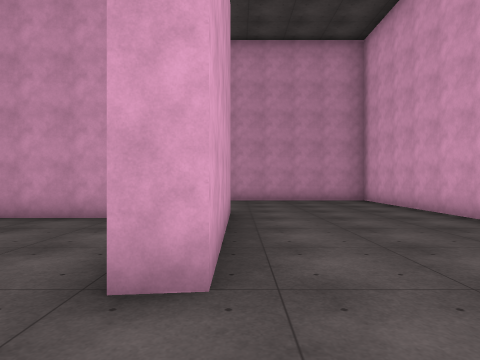
View 1 (above)

24 first-person views from a walk through a 3-D level made in the Unity game engine. The camera is 1.4 m above the floor, looks level and sees 75° across. The floor is counted in squares, 2 m on a side. Each view is taken from the middle of a square. On the plan, view 1 faces up. The plan holds only what a view shows up to about 10 squares ahead; the rest is blank. The place goes on beyond the plan. The player character is not drawn. Surface patterns are stand-ins for the level's own textures.

View 2
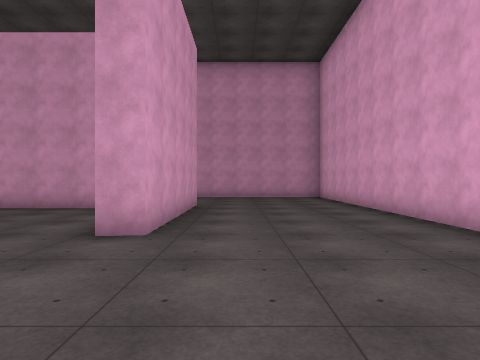

View 3
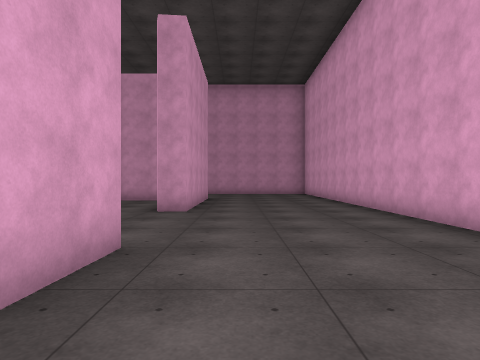

View 4
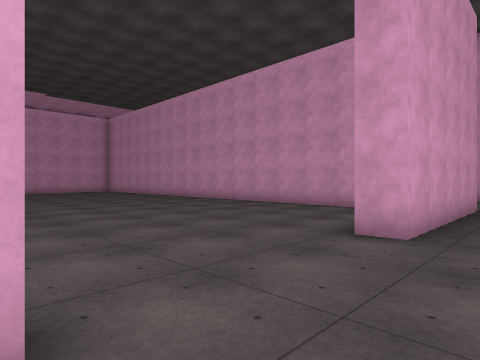

View 5
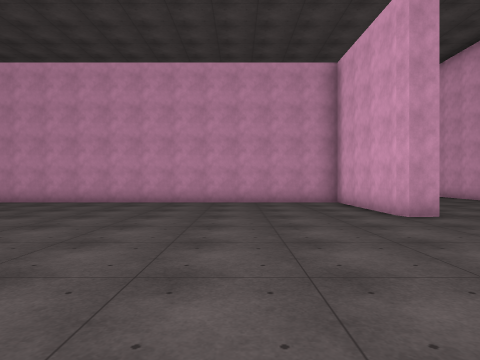

View 6
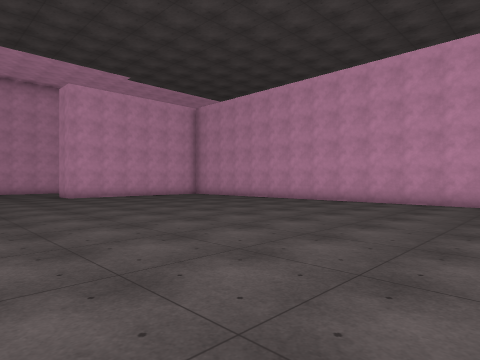

View 7
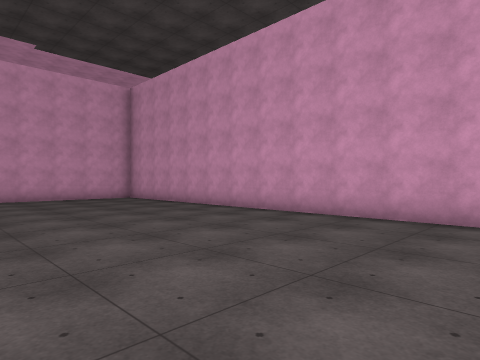

View 8
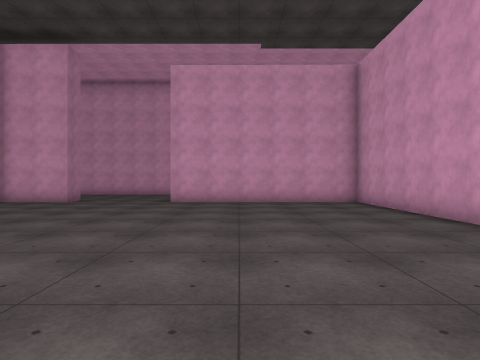

View 9
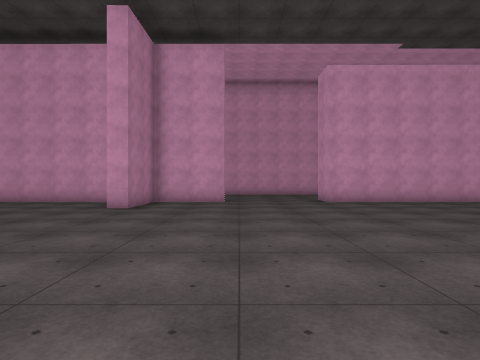

View 10
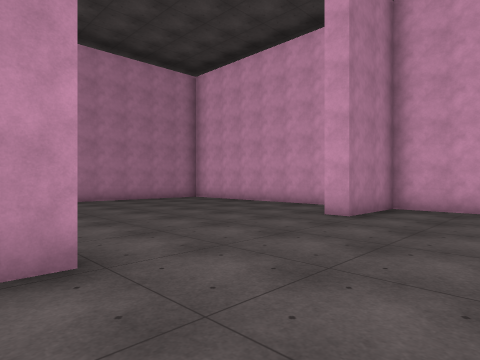

View 11
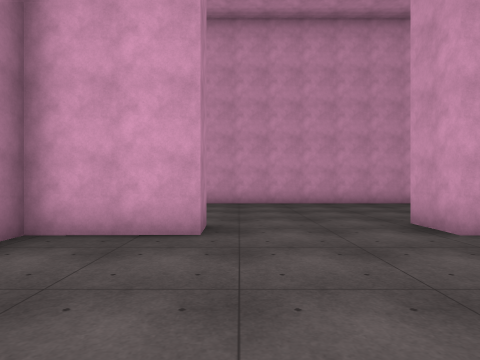

View 12
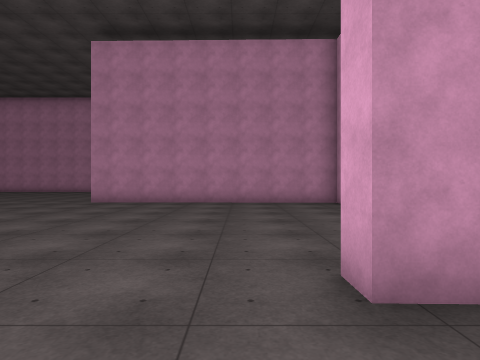

View 13
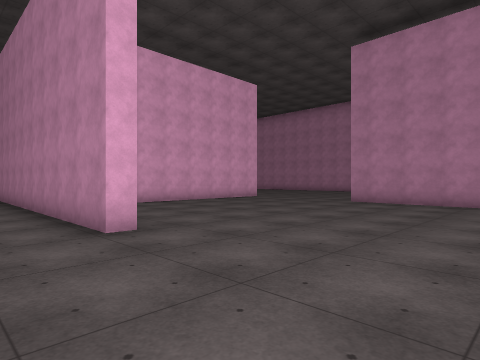

View 14
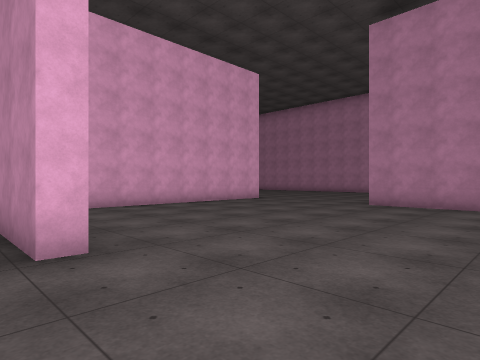

View 15
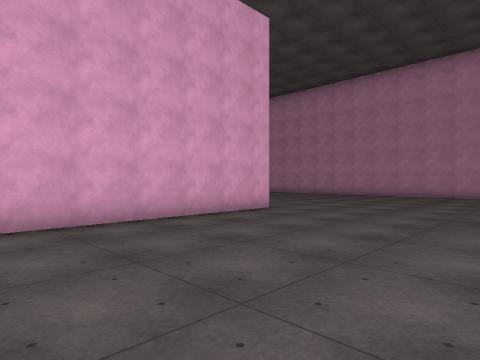

View 16
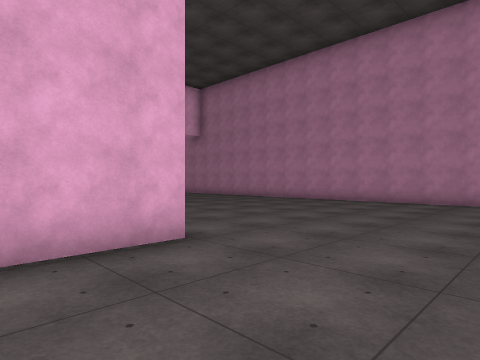

View 17
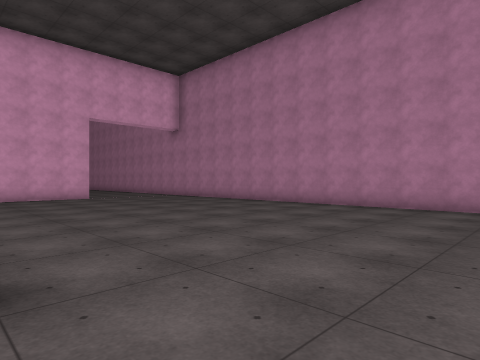

View 18
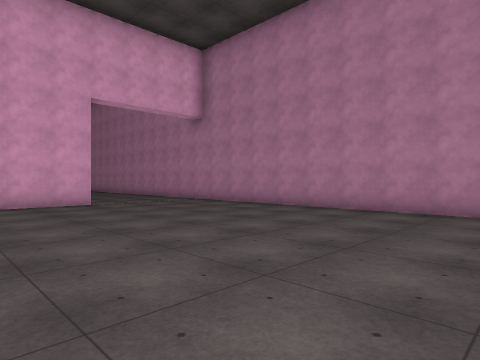

View 19
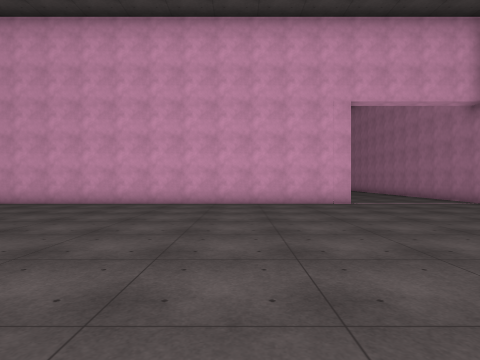

View 20
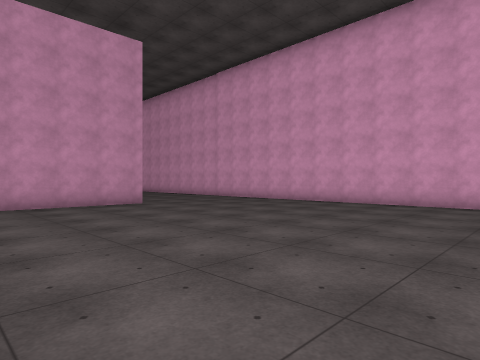

View 21
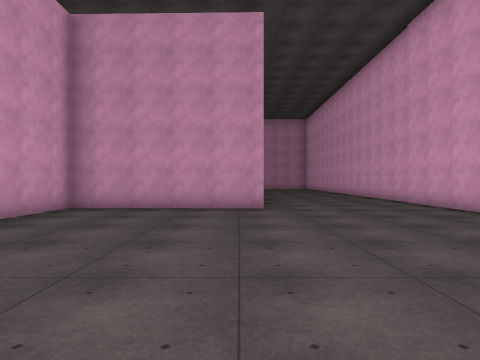

View 22
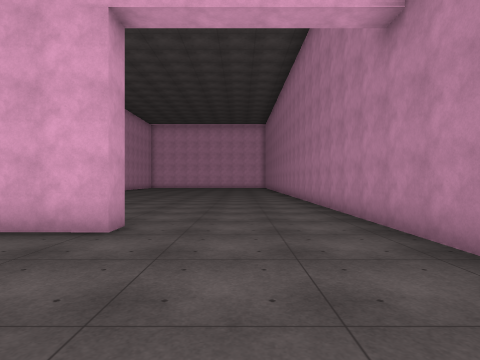

View 23
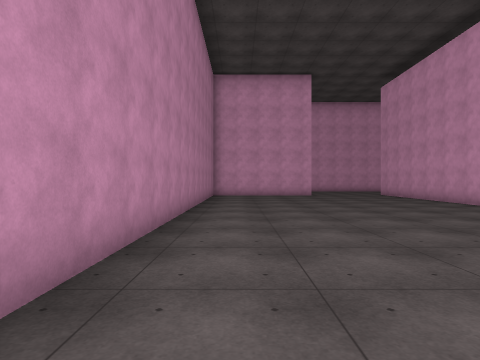

View 24
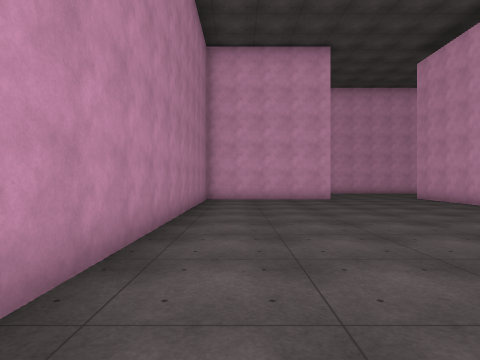

### Floor plan
Points are (right, up) in squares from view 1. A wall is a line through its corners. A room is listed if a view was taken in it or the views show most of it. See-through windows are left out.
Room 1 (views 1, 2, 4)
walls: (-23.3, 2.1) (-23.3, -4); (-0.2, 6.7) (-0.2, 2) (-0.8, 1.9); (-0.2, -1.7) (-0.3, -3.3); (4.2, -0.8) (4.2, 10); (4.2, -5.5) (4.2, -4)
ways out: opening at (-18.7, -2) to room 2; opening at (-1.7, 0) to room 2; opening at (2, -5.7) to room 2
Room 2 (views 3, 5, 6, 7, 8, 9, 10, 11, 12, 13, 14, 15, 16, 17, 18, 19, 20, 21, 22, 23, 24)
walls: (-5.9, -14.3) (-5.9, -7.8); (-10.9, -6.1) (-10.8, -5.7) (-2.7, -5.7); (-12.4, -14.4) (-14.1, -14.4); (-0.3, -6.3) (-5.2, -6.2) (-5.3, -8.5); (-15.6, -14.4) (-17.1, -14.4); (-17.9, -7.2) (-17.9, -10.7); (-18.1, -13.6) (-10.3, -13.7); (-0.8, 1.9) (-0.9, 2.2) (-1, 5.7) (-18.1, 5.7) (-18, -0.2) (-19.1, -0.2); (-18.9, -3.5) (-18, -3.5) (-18, -5.7) (-15.8, -5.8) (-15.7, -6.3); (4.8, -18.3) (4.2, -18.3) (4.2, -5.5); (-17, -22.2) (10, -22.2)
ways out: opening at (-18.7, -2) to room 1; opening at (-1.7, 0) to room 1; opening at (2, -5.7) to room 1

Positions as (right, up) in squares from view 1, and headings:
1: (0, 0), facing up
2: (1, -2), facing up
3: (1, -5), facing up
4: (1, -2), facing up-left
5: (-4, -4), facing up
6: (-5, -4), facing up-left
7: (-6, 0), facing up-left
8: (-8, 2), facing left
9: (-8, -3), facing left
10: (-10, -3), facing down-left
11: (-14, -3), facing left
12: (-15, -4), facing down
13: (-15, -4), facing down-right
14: (-14, -5), facing down-right
15: (-11, -8), facing down-right
16: (-9, -12), facing down-right
17: (-8, -14), facing down-right
18: (-5, -15), facing down-right
19: (-5, -15), facing right
20: (-5, -15), facing up-right
21: (-1, -14), facing up
22: (0, -20), facing right
23: (-4, -21), facing left
24: (-7, -21), facing left
